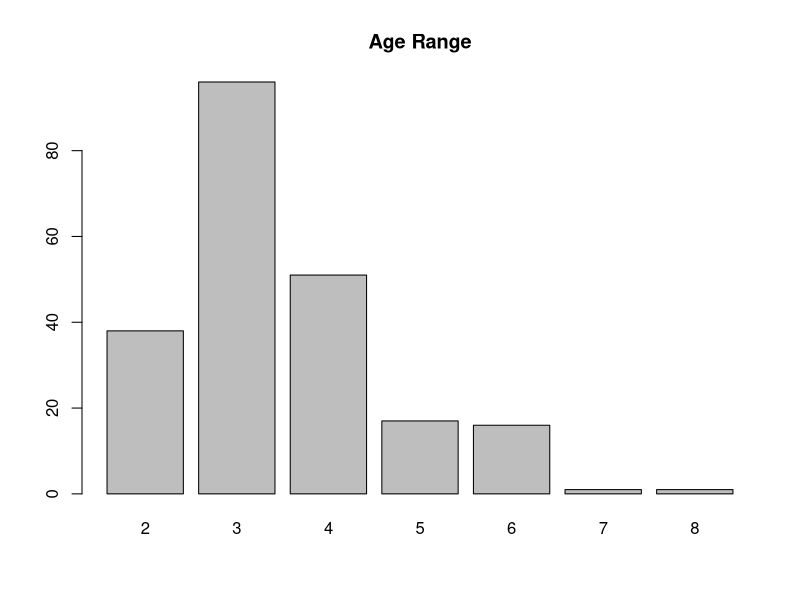
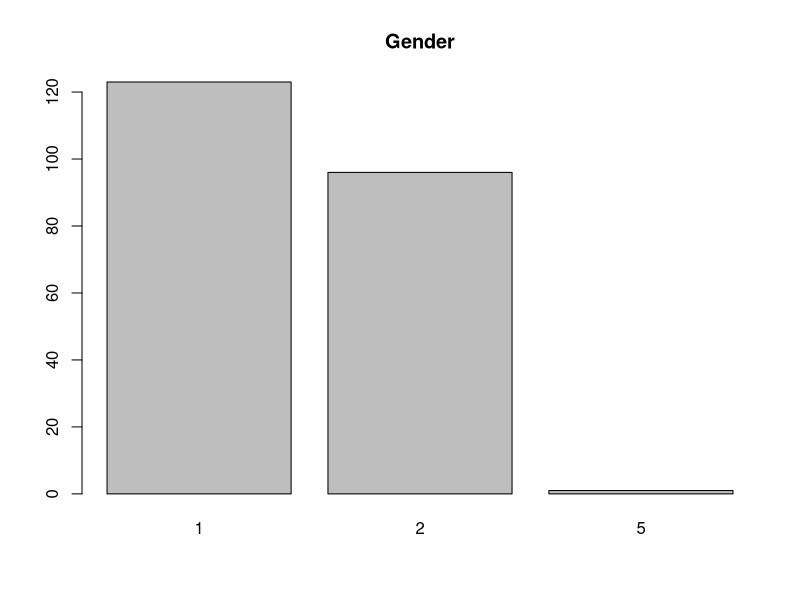
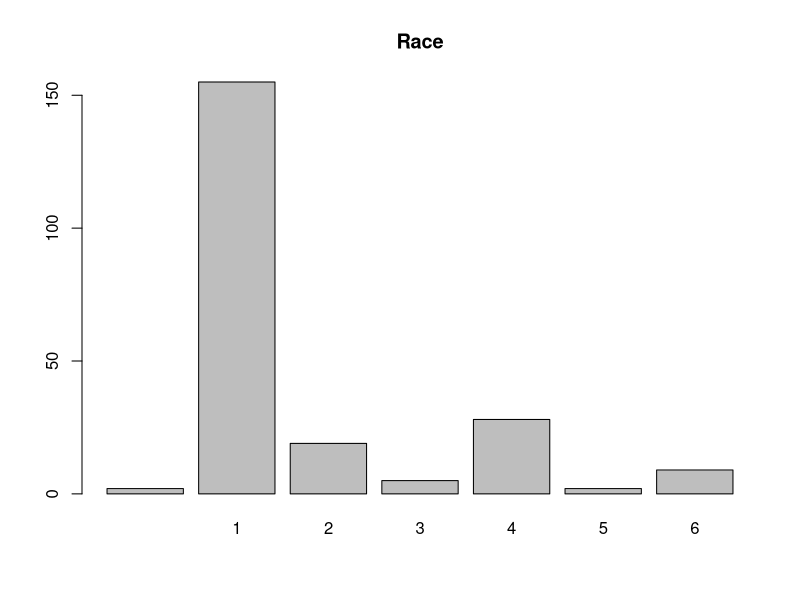
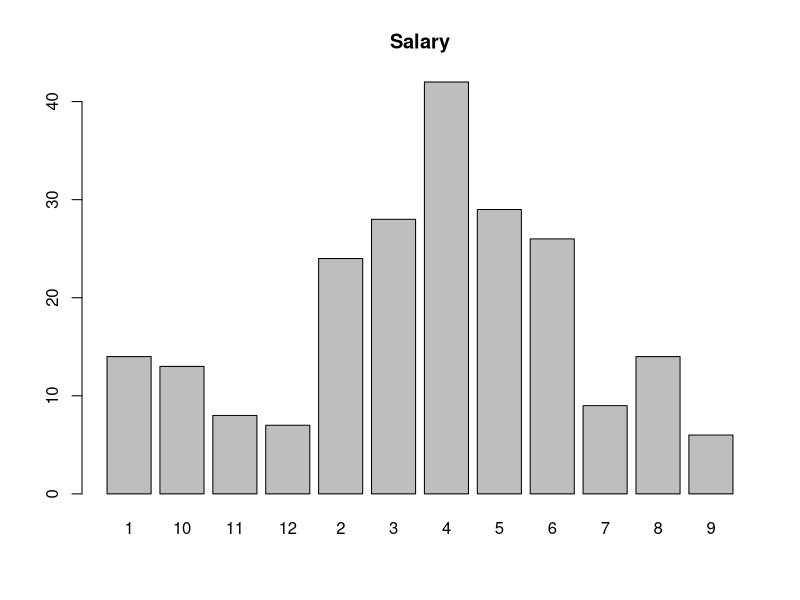
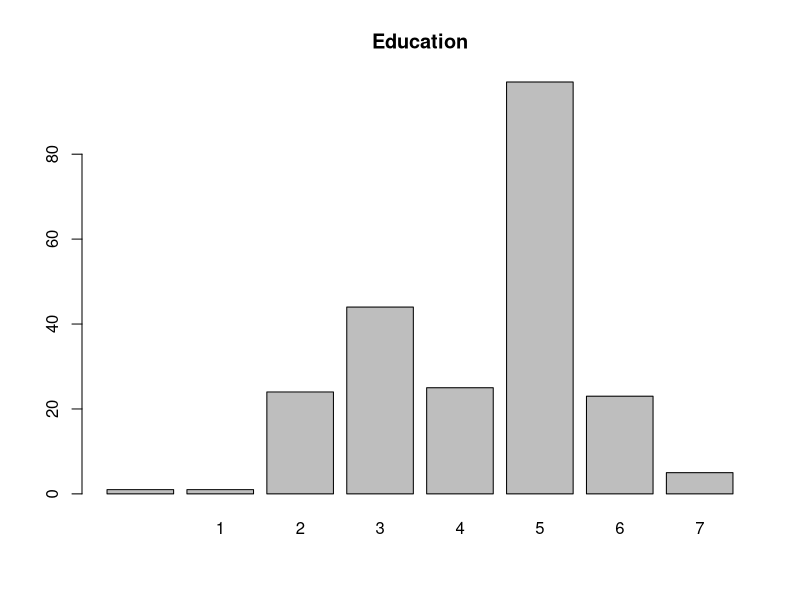
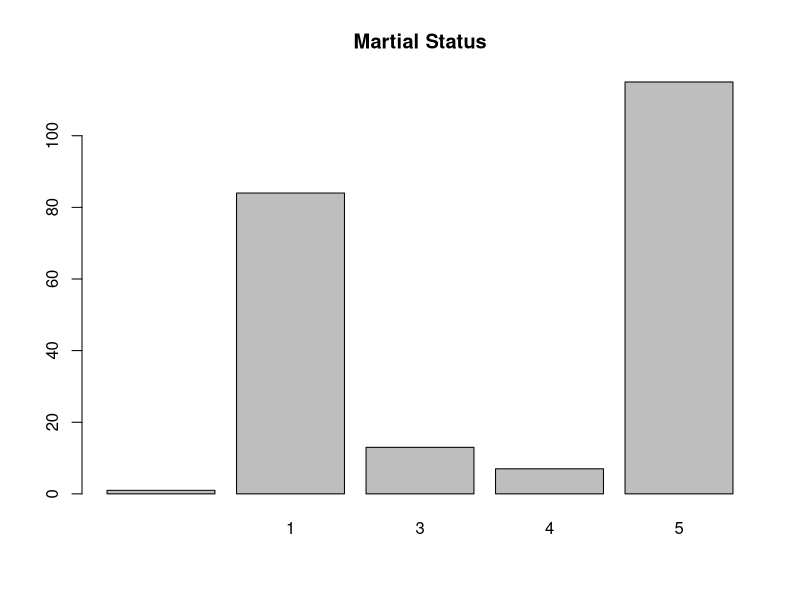
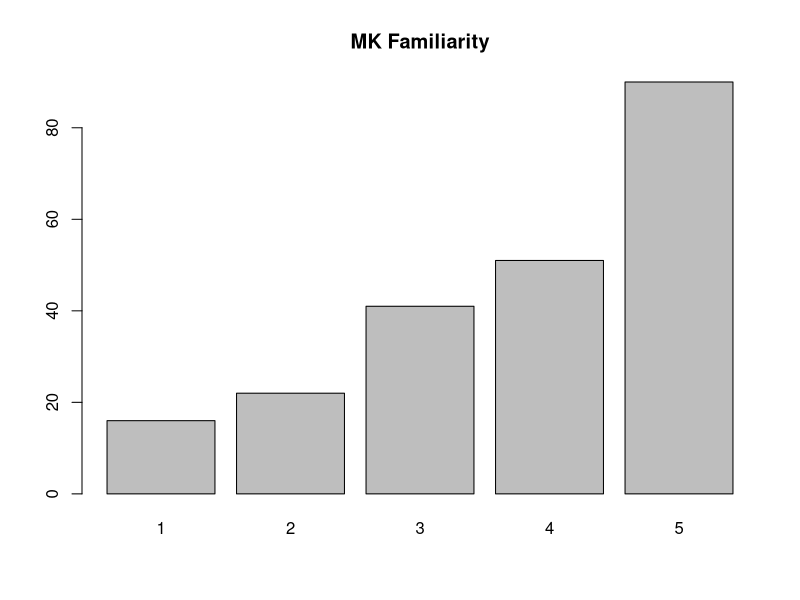

Source code (R) for these figures, in order: (Note: this script raises an error after producing the figures.)
## ---- chunk 1
knitr::opts_chunk$set(echo = TRUE)
## ---- chunk 2
library(data.table)
#library(mlogit)
library(ggplot2)
## ---- chunk 3

pilot_data <- read.csv("./data/w241_final_project_final_data_numeric.csv", header = TRUE, stringsAsFactors=FALSE)

#remove the header rows and preview data
pilot_data1 <- pilot_data[-1:-2,]
pilot_data1 <- pilot_data1[which(pilot_data1$DistributionChannel != 'preview'),]

## ---- chunk 4
pilot_data1$duration <- as.numeric(pilot_data1$Duration..in.seconds.)
print(sprintf("Mean duration of survey completition in minutes: %.4f.", mean(pilot_data1$duration)/60))
## ---- chunk 5

barplot(table(pilot_data1$Q18), main='Age Range')

barplot(table(pilot_data1$Q16), main='Gender')
barplot(table(pilot_data1$Q45), main='Race')
barplot(table(pilot_data1$Q20), main='Salary')
barplot(table(pilot_data1$Q46), main='Education')
barplot(table(pilot_data1$Q47), main='Martial Status')
barplot(table(pilot_data1$Q29), main='MK Familiarity')

## ---- chunk 6
#Code which video the person watched

pilot_data1$kondo_video_01 <- ifelse(pilot_data1$Q21 == "" & pilot_data1$Q22 != "", 0, NaN)
pilot_data1$kondo_video_01 <- ifelse(pilot_data1$Q21 != "" & pilot_data1$Q22 == "", 1, pilot_data1$kondo_video_01)

#25,30
check_code <- pilot_data1[c("Q21", "Q22", "kondo_video_01")]

count(check_code, vars=kondo_video_01)
                              
## ---- chunk 7
row1 <- pilot_data[1,]
print(row1$C1)
## ---- chunk 8
raw_data <- data.table(pilot_data1)
## ---- chunk 9
# map clothing attributes and levels to each option presented in each question
clothing <- raw_data[1, c("attr1.1.1", "attr1.1.2", "attr1.1.3", "attr1.2.1", "attr1.2.2", "attr1.2.3", "attr1.3.1", "attr1.3.2", "attr1.3.3", "attr1.4.1", "attr1.4.2", "attr1.4.3", "attr1.5.1", "attr1.5.2", "attr1.5.3", "attr1.6.1", "attr1.6.2", "attr1.6.3", "attr1.7.1", "attr1.7.2", "attr1.7.3", "attr1.8.1", "attr1.8.2", "attr1.8.3", "attr1.9.1", "attr1.9.2", "attr1.9.3", "attr1.10.1", "attr1.10.2", "attr1.10.3", "attr1.11.1", "attr1.11.2", "attr1.11.3", "attr1.12.1", "attr1.12.2", "attr1.12.3", "attr1.13.1", "attr1.13.2", "attr1.13.3", "attr1.14.1", "attr1.14.2", "attr1.14.3", "attr1.15.1", "attr1.15.2", "attr1.15.3")]
clothing
transpose(clothing)
## ---- chunk 10
# map book attributes and levels to each option presented in each question
book <- raw_data[1, c("attr2.1.1", "attr2.1.2", "attr2.1.3", "attr2.2.1", "attr2.2.2", "attr2.2.3", "attr2.3.1", "attr2.3.2", "attr2.3.3", "attr2.4.1", "attr2.4.2", "attr2.4.3", "attr2.5.1", "attr2.5.2", "attr2.5.3", "attr2.6.1", "attr2.6.2", "attr2.6.3", "attr2.7.1", "attr2.7.2", "attr2.7.3", "attr2.8.1", "attr2.8.2", "attr2.8.3", "attr2.9.1", "attr2.9.2", "attr2.9.3", "attr2.10.1", "attr2.10.2", "attr2.10.3", "attr2.11.1", "attr2.11.2", "attr2.11.3", "attr2.12.1", "attr2.12.2", "attr2.12.3", "attr2.13.1", "attr2.13.2", "attr2.13.3", "attr2.14.1", "attr2.14.2", "attr2.14.3", "attr2.15.1", "attr2.15.2", "attr2.15.3")]
transpose(book)
## ---- chunk 11
# map paper attributes and levels to each option presented in each question
paper <- raw_data[1, c("attr3.1.1", "attr3.1.2", "attr3.1.3", "attr3.2.1", "attr3.2.2", "attr3.2.3", "attr3.3.1", "attr3.3.2", "attr3.3.3", "attr3.4.1", "attr3.4.2", "attr3.4.3", "attr3.5.1", "attr3.5.2", "attr3.5.3", "attr3.6.1", "attr3.6.2", "attr3.6.3", "attr3.7.1", "attr3.7.2", "attr3.7.3", "attr3.8.1", "attr3.8.2", "attr3.8.3", "attr3.9.1", "attr3.9.2", "attr3.9.3", "attr3.10.1", "attr3.10.2", "attr3.10.3", "attr3.11.1", "attr3.11.2", "attr3.11.3", "attr3.12.1", "attr3.12.2", "attr3.12.3", "attr3.13.1", "attr3.13.2", "attr3.13.3", "attr3.14.1", "attr3.14.2", "attr3.14.3", "attr3.15.1", "attr3.15.2", "attr3.15.3")]
transpose(paper)
## ---- chunk 12
# map sentimental attributes and levels to each option presented in each question
sentimental <- raw_data[1, c("attr4.1.1", "attr4.1.2", "attr4.1.3", "attr4.2.1", "attr4.2.2", "attr4.2.3", "attr4.3.1", "attr4.3.2", "attr4.3.3", "attr4.4.1", "attr4.4.2", "attr4.4.3", "attr4.5.1", "attr4.5.2", "attr4.5.3", "attr4.6.1", "attr4.6.2", "attr4.6.3", "attr4.7.1", "attr4.7.2", "attr4.7.3", "attr4.8.1", "attr4.8.2", "attr4.8.3", "attr4.9.1", "attr4.9.2", "attr4.9.3", "attr4.10.1", "attr4.10.2", "attr4.10.3", "attr4.11.1", "attr4.11.2", "attr4.11.3", "attr4.12.1", "attr4.12.2", "attr4.12.3", "attr4.13.1", "attr4.13.2", "attr4.13.3", "attr4.14.1", "attr4.14.2", "attr4.14.3", "attr4.15.1", "attr4.15.2", "attr4.15.3")]
transpose(sentimental)
## ---- chunk 13
# create new data table with following structure:
# one row per option per question per correspondent
# dimension of table = # correspondent (219) x # question (15) x # option (3)
n_respondent = nrow(raw_data)
n_question = 15
n_option = 3
dt <- data.table(ResponseId = rep(raw_data$ResponseId, each = n_question*n_option),
                # id = rep(1:n_respondent, each = n_question*n_option),
                 question = rep(1:n_question, each = n_option),
                 option = 1:n_option,
                 clothing = transpose(clothing)$V1,
                 book = transpose(book)$V1,
                 paper = transpose(paper)$V1,
                 sentimental = transpose(sentimental)$V1)
  
dt
## ---- chunk 14
choice_1 <- raw_data[, c("ResponseId","C1", "C2", "C3", "C4", "C5", "C6", "C7", "C8", "C9", "C10", "C11", "C12", "C13", "C14", "C15")]
choice_1
## ---- chunk 15
choice_2 <- melt(choice_1, id.vars = c("ResponseId"), measured.ids = c("C1", "C2", "C3", "C4", "C5", "C6", "C7", "C8", "C9", "C10", "C11", "C12", "C13", "C14", "C15"))
choice_2
choice_2 <- choice_2[, .(ResponseId, variable = substring(variable, 2), value)]
choice_2
choice_3 <- choice_2[order(ResponseId), ]
choice_3
## ---- chunk 16
choice_4 <- vector()
for (i in 1:(n_respondent*n_question)) {
  if (choice_3[i, value] == 1) {
    choice_4 <- c(choice_4, 1, 0, 0)
  } else if (choice_3[i, value] == 2) {
    choice_4 <- c(choice_4, 0, 1, 0)
  } else {
    choice_4 <- c(choice_4, 0, 0, 1)
  }
}
choice_4[1:30]
## ---- chunk 17
choice <- data.table(ResponseId = rep(choice_3$ResponseId, each = n_option),
                     question = as.integer(rep(choice_3$variable, each = n_option)),
                     choice = choice_4,
                     option = rep(1:3))
choice
## ---- chunk 18
dt <- merge(dt, choice, by = c("ResponseId", "question", "option"))
dt
## ---- chunk 19
treatment_1 <- raw_data[, c("ResponseId","Q21", "Q22")]
treatment_1
## ---- chunk 20
#We have 1 respondent that attrited during the study
subset(treatment_1, Q21 == '' & Q22 =='')
## ---- chunk 21
treatment_1$treatment = ifelse(treatment_1$Q21 == 1, 1, 0)
treatment_1
## ---- chunk 22
treatment_2 = treatment_1[rep(seq_len(nrow(treatment_1)), each = n_question*n_option),]
treatment_2
## ---- chunk 23
treatment <- data.table(ResponseId = treatment_2$ResponseId,
                        treatment = treatment_2$treatment,
                        question = rep(1:15, each = n_option),
                        option = rep(1:3))
treatment
## ---- chunk 24
dt <- merge(dt, treatment, by = c("ResponseId", "question", "option"))
dt
## ---- chunk 25
write.csv(dt, file="output_data.csv")
## ---- chunk 26
#Verify that each option was displayed the same number of times
#Output shoes that everything appears to be working as expected

sentimental_df_display <- data.frame(table(dt$sentimental, dt$treatment))
clothing_df_display <- data.frame(table(dt$clothing, dt$treatment))
paper_df_display <- data.frame(table(dt$paper, dt$treatment))
book_df_display <- data.frame(table(dt$book, dt$treatment))


p <- ggplot(sentimental_df_display, aes(fill=Var1, y=Freq, x=Var2)) + 
    geom_bar(position="dodge", stat="identity") + 
    scale_fill_brewer(palette = "Set1") 
update_labels(p, list(x="Treatment"))

p <- ggplot(clothing_df_display, aes(fill=Var1, y=Freq, x=Var2)) + 
    geom_bar(position="dodge", stat="identity") + 
    scale_fill_brewer(palette = "Set1") 
update_labels(p, list(x="Treatment"))

p <- ggplot(paper_df_display, aes(fill=Var1, y=Freq, x=Var2)) + 
    geom_bar(position="dodge", stat="identity") + 
    scale_fill_brewer(palette = "Set1") 
update_labels(p, list(x="Treatment"))

p <- ggplot(book_df_display, aes(fill=Var1, y=Freq, x=Var2)) + 
    geom_bar(position="dodge", stat="identity") + 
    scale_fill_brewer(palette = "Set1") 
update_labels(p, list(x="Treatment"))


## ---- chunk 27

# CDC Counts analyze the data by counting number of times an attribute level is selected relative to number of times
# it was available as choice

#Review the number of selections for each option

selected_only <- subset(dt, choice==1)
sentimental_df <- data.frame(table(selected_only$sentimental, selected_only$treatment))
sentimental_df$counts <- ifelse(sentimental_df$Var2 == 1, sentimental_df$Freq / 1605, sentimental_df$Freq / 1695)

clothing_df <- data.frame(table(selected_only$clothing, selected_only$treatment))
clothing_df$counts <- ifelse(clothing_df$Var2 == 1, clothing_df$Freq / 1605, clothing_df$Freq / 1695)


paper_df <- data.frame(table(selected_only$paper, selected_only$treatment))
paper_df$counts <- ifelse(paper_df$Var2 == 1, paper_df$Freq / 1605, paper_df$Freq / 1695)

book_df <- data.frame(table(selected_only$book, selected_only$treatment))
book_df$counts <- ifelse(book_df$Var2 == 1, book_df$Freq / 1605, book_df$Freq / 1695)


p <- ggplot(sentimental_df, aes(fill=Var1, y=counts, x=Var2)) + 
    geom_bar(position="dodge", stat="identity") + 
    scale_fill_brewer(palette = "Set1") 
update_labels(p, list(x="Treatment"))

p <- ggplot(clothing_df, aes(fill=Var1, y=counts, x=Var2)) + 
    geom_bar(position="dodge", stat="identity") + 
    scale_fill_brewer(palette = "Set1") 
update_labels(p, list(x="Treatment"))

p <- ggplot(paper_df, aes(fill=Var1, y=counts, x=Var2)) + 
    geom_bar(position="dodge", stat="identity") + 
    scale_fill_brewer(palette = "Set1") 
update_labels(p, list(x="Treatment"))

p <- ggplot(book_df, aes(fill=Var1, y=counts, x=Var2)) + 
    geom_bar(position="dodge", stat="identity") + 
    scale_fill_brewer(palette = "Set1") 
update_labels(p, list(x="Treatment"))


## ---- chunk 28
dt$clothing_utility <- ifelse(dt$clothing == "One pair of shoes", -1, NaN)
dt$clothing_utility <- ifelse(dt$clothing == "Ten pairs of shoes", 0, dt$clothing_utility)
dt$clothing_utility <- ifelse(dt$clothing == "Fifty pairs of shoes", 1, dt$clothing_utility)


dt$book_utility <- ifelse(dt$book == "Zero paper books", -1, NaN)
dt$book_utility <- ifelse(dt$book == "A small case of books (~25 books)", 0, dt$book_utility)
dt$book_utility <- ifelse(dt$book == "A room full of books (100 books)", 1, dt$book_utility)


dt$paper_utility <- ifelse(dt$paper == "No tax documents stored after filing", -1, NaN)
dt$paper_utility <- ifelse(dt$paper == "Keep tax documents for 1 year after filing", 0, dt$paper_utility)
dt$paper_utility <- ifelse(dt$paper == "Keep tax documents for 5 years after filing", 1, dt$paper_utility)

dt$sent_utility <- ifelse(dt$sentimental == "Zero framed photographs of loved ones on display", -1, NaN)
dt$sent_utility <- ifelse(dt$sentimental == "Five framed photographs of loved ones on display", 0, dt$sent_utility)
dt$sent_utility <- ifelse(dt$sentimental == "Ten or more framed photographs of loved ones on display", 1, dt$sent_utility)


selected_only <- subset(dt, choice==1)

respondent_sum <- selected_only[, .(sum_clothing=sum(clothing_utility), 
                                    sum_paper=sum(paper_utility), 
                                    sum_book=sum(book_utility), 
                                    sum_sent=sum(sent_utility)),
                                keyby=.(ResponseId, treatment)]

respondent_sum$total_score <- rowSums(respondent_sum[,c(3,4,5,6)]) 


## ---- chunk 29
hist(respondent_sum$total_score, main="Score distribution all respondents")

hist(respondent_sum$total_score[respondent_sum$treatment==1], main="Score distribution, Treatment only")
hist(respondent_sum$total_score[respondent_sum$treatment==0], main="Score distribution, Control only")


## ---- chunk 30
base_model <- lm(total_score ~ treatment, data = respondent_sum)
summary(base_model)
